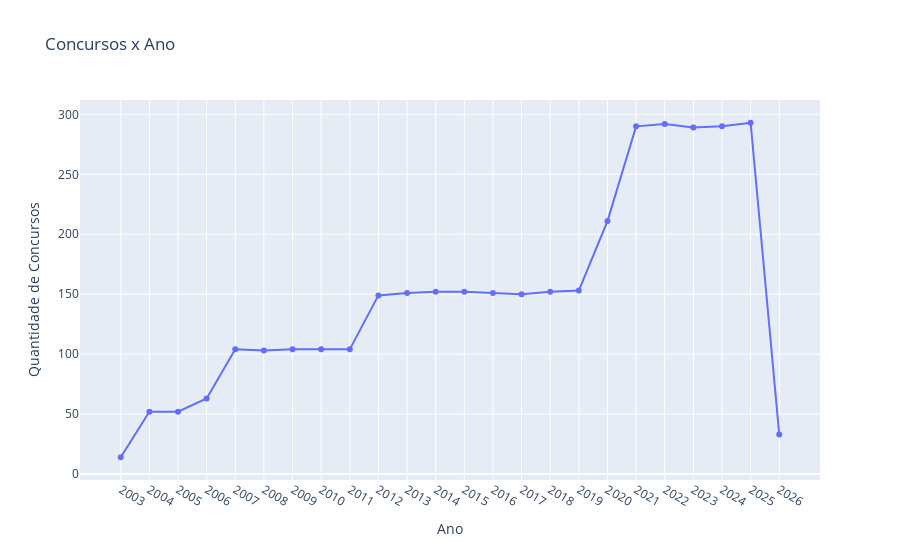

Notebook cell for this chart:
### Code cell
grafico_linha_go(x_concursos, y_concursos, 'Concursos x Ano', 'Ano', 'Quantidade de Concursos')

### Figure 1 — Plotly figure (JSON) as saved in the notebook; plotly's stock layout.template omitted (floating-point values rounded to 4 significant figures)
{"data": [{"mode": "markers+lines", "type": "scatter", "x": ["2003", "2004", "2005", "2006", "2007", "2008", "2009", "2010", "2011", "2012", "2013", "2014", "2015", "2016", "2017", "2018", "2019", "2020", "2021", "2022", "2023", "2024", "2025", "2026"], "y": [14, 52, 52, 63, 104, 103, 104, 104, 104, 149, 151, 152, 152, 151, 150, 152, 153, 211, 290, 292, 289, 290, 293, 33]}], "layout": {"title": {"text": "Concursos x Ano"}, "xaxis": {"title": {"text": "Ano"}}, "yaxis": {"title": {"text": "Quantidade de Concursos"}}}}
